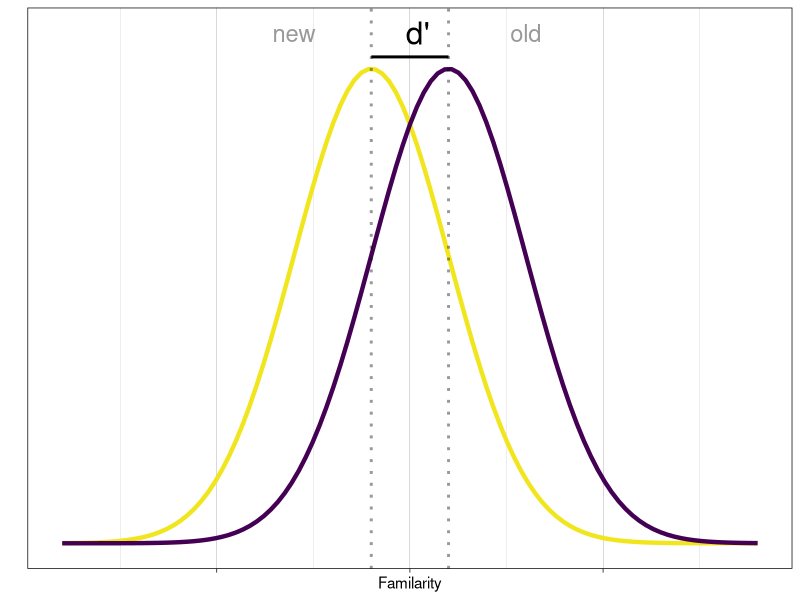
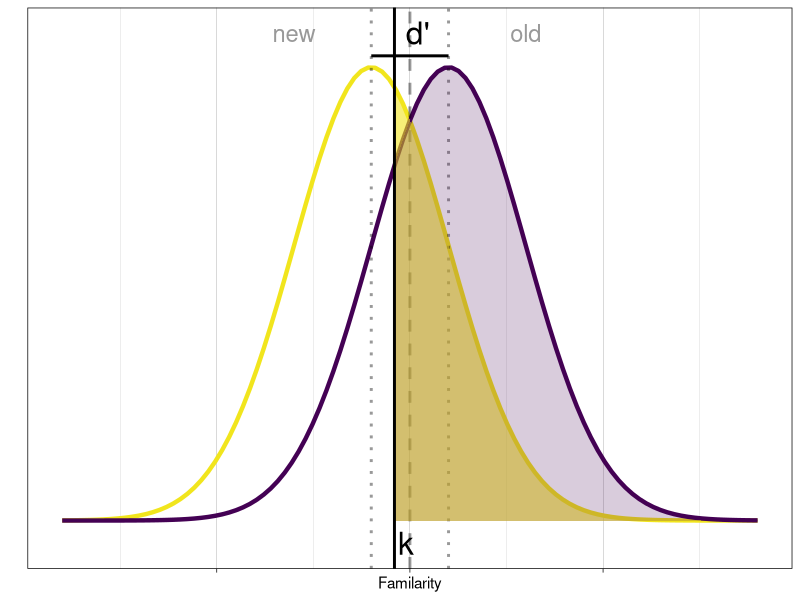
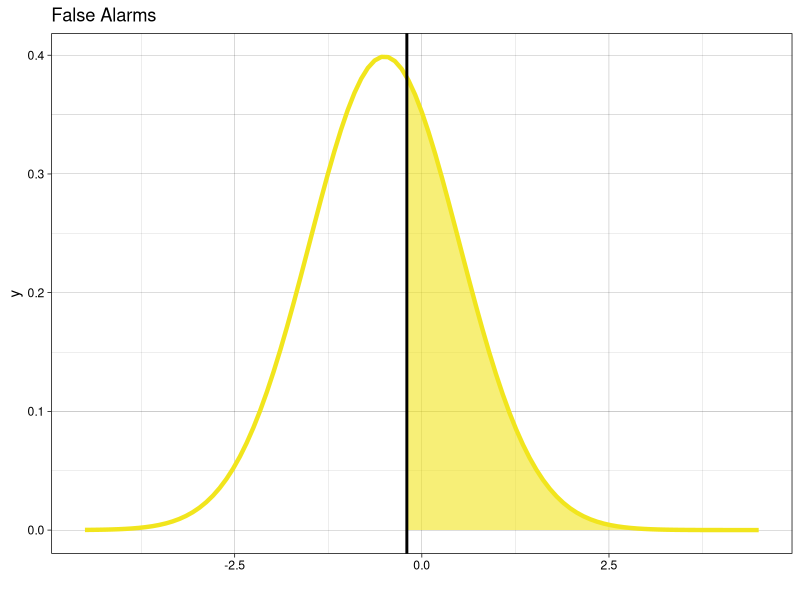
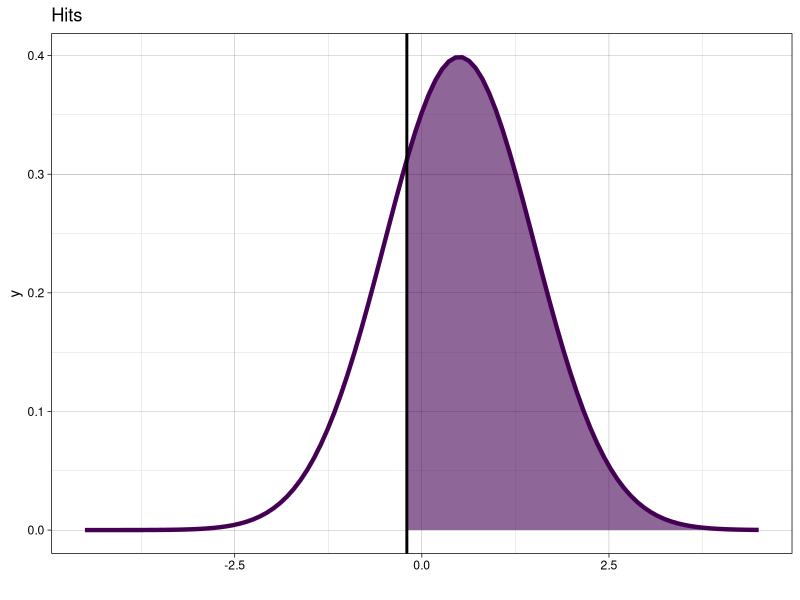
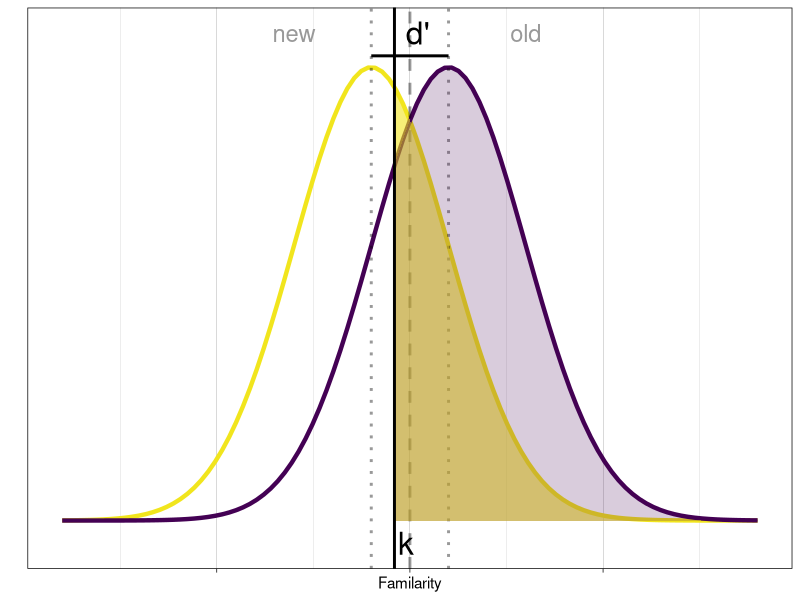
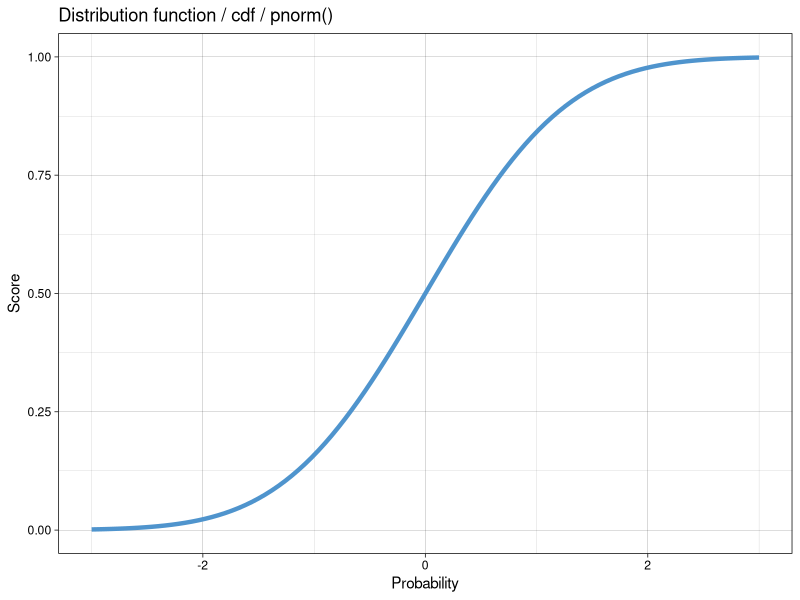
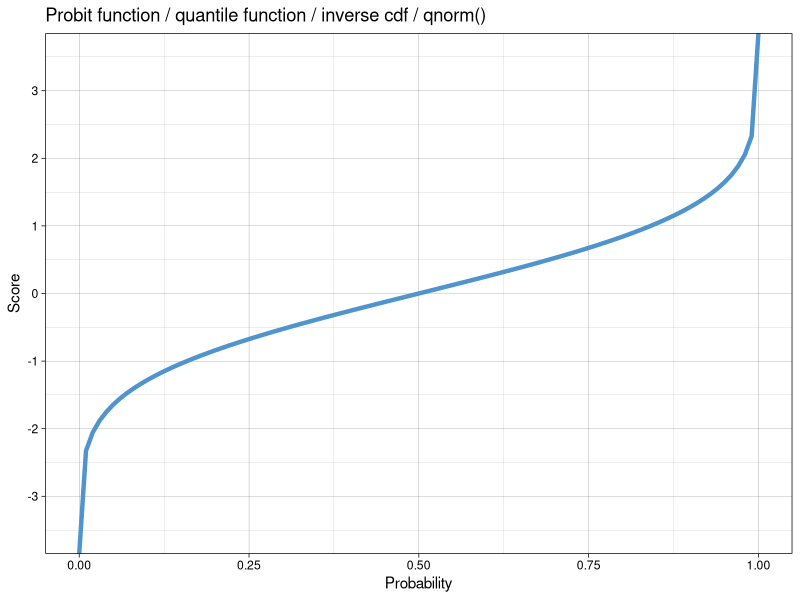
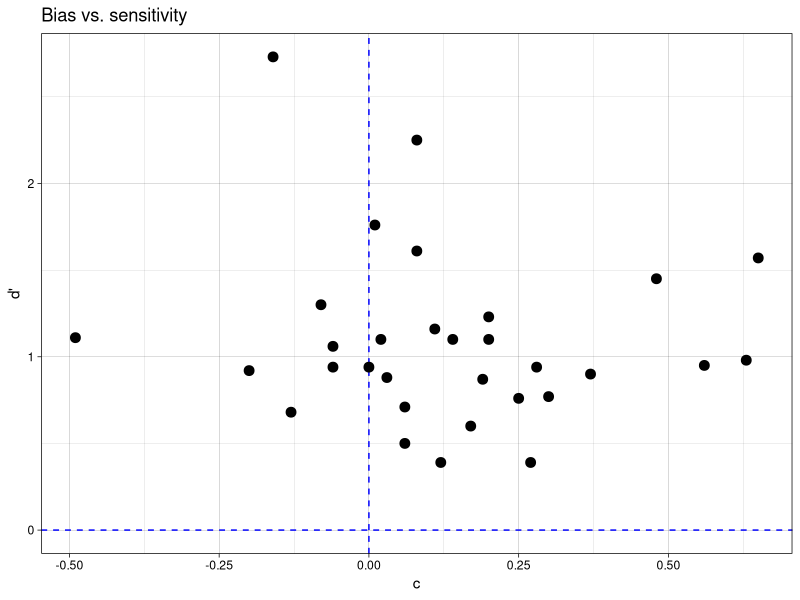

Reproduce these figures in R, in order.
## ---- chunk 1
#| include: false
# Set working directory of R
knitr::opts_knit$set(root.dir = '../../data/')
## ---- chunk 2
#| echo: false
#| message: false
#| warning: false

library(tidyverse)
library(viridis)
xlim <- c(-4.5, 4.5)
alpha <- c(0.6, 0.2)

dprime <- 1
criterion <- -0.2
colors <- viridis(n = 4, 
                  begin = 0, 
                  end = 0.98, 
                  direction = -1)

p1 <- tibble(x = seq(xlim[1], xlim[2], by = 0.1)) |> 
    ggplot(aes(x)) +
    stat_function(fun = dnorm, colour = colors[1], 
                  args = list(mean = -dprime/2, sd = 1),
                  size = 1.5) +
    stat_function(fun = dnorm, colour = colors[4], 
                  args = list(mean = dprime/2, sd = 1),
                  size = 1.5) +
    geom_vline(xintercept = c(-dprime/2, dprime/2), size = 1, linetype = "dotted", 
               alpha =  0.4) +
    scale_y_continuous(breaks = NULL) +
    scale_x_continuous(labels = NULL) +
    labs(x = "Familarity", y = "") +
    annotate("text", 
           x = 0.1, 
           y = dnorm(dprime/2, mean = dprime/2, sd = 1) + 0.03,
           label = "d'", 
           size = 8) +
    annotate("segment", x = -dprime/2, 
                 xend = dprime/2, 
                 y = dnorm(dprime/2, mean = dprime/2, sd = 1) + 0.01, 
                 yend = dnorm(dprime/2, mean = dprime/2, sd = 1) + 0.01,
           size = 1) +
    annotate("text", 
           x = -1.5, 
           y = dnorm(dprime/2, mean = dprime/2, sd = 1) + 0.03,
           label = "new", 
           size = 6, 
           color = "grey60") +
      annotate("text", 
           x = 1.5, 
           y = dnorm(dprime/2, mean = dprime/2, sd = 1) + 0.03,
           label = "old", 
           size = 6, 
           color = "grey60") +
  theme_linedraw()
p1
## ---- chunk 3
#| echo: false

p2 <- p1 + 
  geom_vline(xintercept = 0, size = 1, 
               alpha = 0.4,
             linetype = "dashed") +
  geom_area(stat = "function", fun = dnorm, 
              args = list(mean = -dprime/2, sd = 1),
              fill = colors[1], alpha = 0.6,
              xlim = c(criterion, xlim[2])) +

  geom_area(stat = "function", fun = dnorm, 
              args = list(mean = dprime/2, sd = 1),
              fill = colors[4], alpha = alpha[2],
              xlim = c(criterion, xlim[2])) +
  geom_vline(xintercept = criterion, size = 1, 
               linetype = 1) +
    annotate("text", 
           x = -0.05,
           y = -0.02,
           label = "k", 
           size = 8)
p2
## ---- chunk 4
#| echo: false

xlim <- c(-4.5, 4.5)
alpha <- c(0.6, 0.2)

dprime <- 1
criterion <- -0.2
colors <- viridis(n = 4, 
                  begin = 0, 
                  end = 0.98, 
                  direction = -1)

tibble(x = seq(xlim[1], xlim[2], by = 0.1)) |> 
    ggplot(aes(x)) +
    stat_function(fun = dnorm, colour = colors[1], 
                  args = list(mean = -dprime/2, sd = 1),
                  size = 1.5) +
    geom_area(stat = "function", fun = dnorm, 
              args = list(mean = -dprime/2, sd = 1),
              fill = colors[1], alpha = 0.6,
              xlim = c(criterion, xlim[2])) +
    geom_vline(xintercept = criterion, size = 1, 
               linetype = 1) +
  ggtitle("False Alarms") +
  xlab("") +
  theme_linedraw()
## ---- chunk 5
#| echo: false

tibble(x = seq(xlim[1], xlim[2], by = 0.1)) |> 
    ggplot(aes(x)) +
    stat_function(fun = dnorm, colour = colors[4], 
                  args = list(mean = dprime/2, sd = 1),
                  size = 1.5) +
    geom_area(stat = "function", fun = dnorm, 
              args = list(mean = dprime/2, sd = 1),
              fill = colors[4], alpha = 0.6,
              xlim = c(criterion, xlim[2])) +
    geom_vline(xintercept = criterion, size = 1, 
               linetype = 1) +
    xlab("") +
  ggtitle("Hits") +
  theme_linedraw()
## ---- chunk 6
#| echo: false

p2
## ---- chunk 7
#| echo: false

tibble(x = seq(-3, 3, by = 0.01)) |> 
  ggplot(aes(x)) +
  stat_function(fun = pnorm, colour = "steelblue3", 
                  args = list(mean = 0, sd = 1),
                  size = 1.5) +
  labs(x = "Probability", y = "Score") +
  scale_x_continuous(limits = c(-3, 3)) +
  scale_y_continuous(limits = c(0, 1)) + 
  ggtitle("Distribution function / cdf / pnorm()") +
  theme_linedraw()
## ---- chunk 8
#| echo: false

tibble(x = seq(0, 1, by = 0.01)) |> 
  ggplot(aes(x)) +
  stat_function(fun = qnorm, colour = "steelblue3", 
                  args = list(mean = 0, sd = 1),
                  size = 1.5) +
  labs(x = "Probability", y = "Score") +
  scale_x_continuous(limits = c(0, 1)) +
  scale_y_continuous(limits = c(-3.5, 3.5), breaks = -3:3) + 
  ggtitle("Probit function / quantile function / inverse cdf / qnorm()") +
  theme_linedraw()
## ---- chunk 9
#| message: false
#| warning: false
library(tidyverse)
confcontr <- read_csv("confcontr.csv")

# data(confcontr)

confcontr <- as_tibble(confcontr) |> 
  mutate(subno = as_factor(subno))
## ---- chunk 10
confcontr
## ---- chunk 11
sdt <- confcontr |> 
  mutate(type = case_when(
        isold==1 & sayold==1 ~ "Hit",
        isold==1 & sayold==0 ~ "Miss",
        isold==0 & sayold==0 ~ "CR",
        isold==0 & sayold==1 ~ "FA"))
## ---- chunk 12
sdt_summary <- sdt |>
    group_by(subno) |>
    count(type) |> 
  pivot_wider(names_from = type, values_from = n) 
## ---- chunk 13
correct_zero_one <- function(rate, e = 0.001) {
    if (identical(rate, 0)) {
        rate = rate + e
    } else if (identical(rate, 1)) {
        rate = rate - e
    }
    rate
}
## ---- chunk 14
sdt_summary
## ---- chunk 15
sdt_summary <- sdt_summary |>
    mutate(hit_rate = Hit/(Hit + Miss),
           fa_rate = FA/(FA + CR))
sdt_summary
## ---- chunk 16
sdt_summary <- sdt_summary |>
    mutate(across(c(hit_rate, fa_rate), correct_zero_one))
sdt_summary
## ---- chunk 17
sdt_summary <- sdt_summary |> 
  mutate(zhr = qnorm(hit_rate),
           zfa = qnorm(fa_rate))
sdt_summary
## ---- chunk 18
sdt_summary <- sdt_summary |> 
  mutate(dprime = zhr - zfa,
         k = -zfa,
         c = -0.5 * (zhr + zfa)) |>
    mutate(across(c(dprime, k, c), \(x) round(x, 2)))

sdt_summary
## ---- chunk 19
sdt_summary |> 
  ggplot(aes(x = c, y = dprime)) +
      geom_hline(yintercept = 0, color = "blue", linetype = 2) +
      geom_vline(xintercept = 0, color = "blue", linetype = 2) +
      geom_point(size = 3) +
      labs(x = "c", y = "d'") +
      ggtitle("Bias vs. sensitivity") +
      theme_linedraw()
